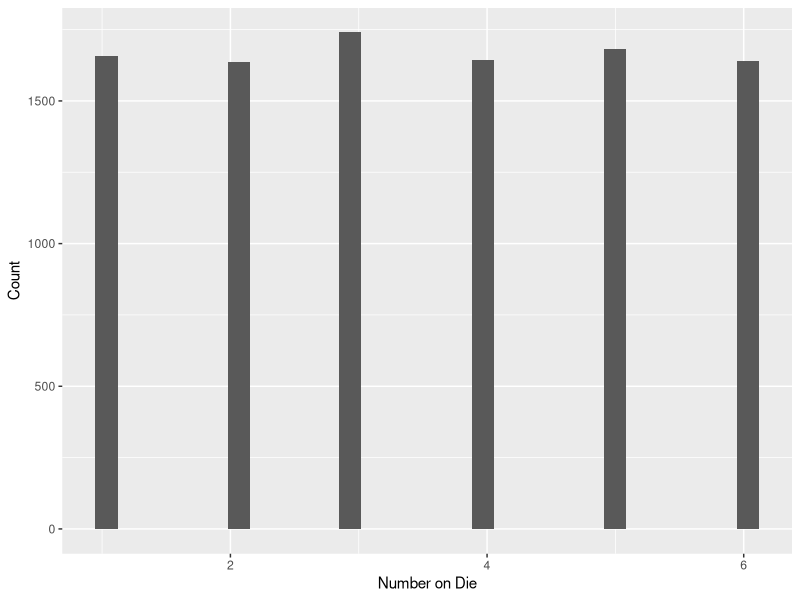
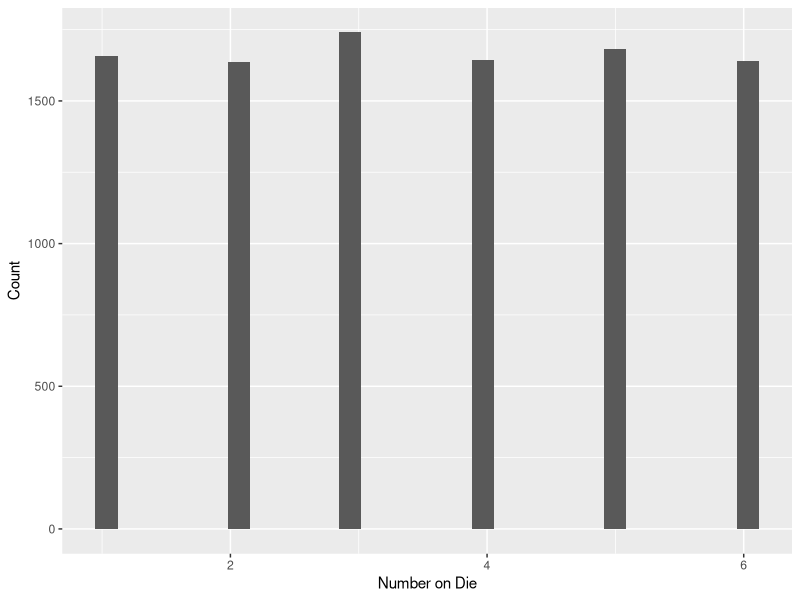

Write R code to recreate these figures, in order. (Note: this script raises an error after producing the figures.)
## This script is supposed to follow along with a tutorial on Markov chains and serves the purpose of 
# documenting my progress.

library(ggplot2)

# EX: Sample from an unbiased six-sided die
s <- sample(c(1, 2, 3, 4, 5, 6), 10000, replace = TRUE)
df_s <- as.data.frame(s)
s_int <- sample.int(6, 10000, replace = TRUE)
df_s_int <- as.data.frame(s_int)

p1 <- ggplot(df_s, aes(x=s), binwidth=0.5, bins=6) + geom_histogram() + labs(x="Number on Die", y = "Count")
p2 <- ggplot(df_s, aes(x=s), binwidth=0.5, bins=6) + geom_histogram() + labs(x="Number on Die", y = "Count")
grid.arrange(p1, p2, nrow=1)

# In a Markov process, the probability of going from one state to the other only depends on 
# the current and not past states. If a Markov process operates on a finite set of states, it
# is called a Markov chain. Properties of a Markov process: a space of possible states in the 
# process; a transition matrix describing the probabilities for each transition that is itself 
# characterised by a start and an end; a current state probability distribution describing the 
# probability of occupying a certain state.

# EX: Weather simulation

transitionMatrix = matrix(c(0.7, 0.1, 0.2, 0.6, 0.2, 0.2, 0.3, 0.4, 0.3), nrow=3, ncol=3, byrow=TRUE) 

state = 1 # initial state - it is [1] sunny or [2] cloudy or [3] rainy
weather_sequence = rep(0, 30) # vector to store simulated values
for ( day in 1:30 ) { # simulate for 30 days
  pr = transitionMatrix[state, ] # select the row of transition probabilities
  state = sample(c(1, 2, 3), size=1, prob=pr) # sample [1] or [2] based on the probs pr 
  weather_sequence[day] = state # store the sampled state
} 
print(weather_sequence)

# EX: Monopoly

determine_visit_cost <- function(property, owner=NULL, dice=NULL, prop_index=NULL) {
  
  if (property == "electric company or waterworks") {
    
    # check if waterworks and/or electric company
    property_num <- sum(c(13, 29) %in% which(positions_purchased %in% owner))
    
    cat("The owner", owner, "possesses", property_num, "of the electric company / waterworks fields\n")
    
    if (property_num == 2) {
      cost <- 10 * dice
    } else if (property_num == 1) {
      cost <- 4 * dice
    }
    
  } else if (property == "station") {
    
    # check how many stations the owner has
    property_num <- sum(c(6, 16, 26, 36) %in% which(positions_purchased %in% owner))
    
    cat("The owner", owner, "possesses", property_num, "of the station fields\n")
    if (property_num == 4) {
      cost <- 200
    } else if (property_num == 3) {
      cost <- 100
    } else if (property_num == 2) {
      cost <- 50
    } else if (property_num == 1) {
      cost <- 25
    }
  } else if (property == "norm") {
    
    print("A normal street was stepped onto")
    
    cost <- properties_that_can_be_bought$cost[prop_index]
  }
  
  return(cost)
}

num_players <- 4
num_games <- 1000 # number of games to play
num_turns <- rep(1:num_players, 1000)

current_board_position <- integer(num_players) 
go_to_jail_position <- 30 # the go to jail space
jail_position <- 10 # jail space
properties_that_can_be_bought <- data.frame(pos=c(1, 3, 5, 6, 8, 9, 11, 12, 13, 14, 15, 16, 18, 19, 21, 23, 24, 25, 26, 27, 28, 29, 31, 32, 34, 35, 37, 39), value=c(60, 60, 200, 100, 100, 120, 140, 150, 140, 160, 200, 180, 180, 200, 220, 220, 240, 200, 260, 260, 150, 280, 300, 300, 320, 200, 350, 400), cost=c(2, 4, NA, 6, 6, 8, 10, NA, 10, 12, NA, 14, 14, 16, 18, 18, 20, NA, 22, 22, NA, 24, 26, 26, 28, NA, 35, 50))

time_to_buy_all_properties <- rep(0, num_games) # vector to store number of turns to buy all properties
account <- rep(1500, 4)

# simulate multiple games 
for ( game in 1:num_games ) {
  
  # move.size <- rep(0, num_turns)
  positions_visited <- rep(0, length(num_turns)) 
  positions_purchased <- rep(0, 40) 
  properties_bought <- rep(0, length(num_turns)) 
  
  # use a for loop to simulate a number of turns
  for ( turn in 1:length(num_turns) ) {
    
    # determine whose turn it is
    whose_turn <- num_turns[turn]
    cat("It's player", whose_turn, "'s turn\n")
    
    # roll two dice
    die.values <- sample(c(1:6), 2, replace=TRUE)
    
    # move player position
    
    # number of positions to move
    plus.move <- sum(die.values)
    cat("Rolled a", plus.move, "\n")
    
    # compute new board position
    new_board_position <- current_board_position[whose_turn] + plus.move
    
    # if Go is passed, increase account by 200
    if ((current_board_position[whose_turn] %% 40 >= 28) && (new_board_position %% 40 <= 11)) {
      account[whose_turn] <- account[whose_turn] + 200
      cat("Passed GO, ledger is on", account[whose_turn], "\n")
    }
    
    # decrease money on account by 100 for super tax
    if(new_board_position == 38) {
      account[whose_turn] <- account[whose_turn] - 100
      cat("Super Tax, ledger is on", account[whose_turn], "\n")
    }
    
    # if land on GO TO JAIL square, then go backwards to the JAIL square
    if ( new_board_position == go_to_jail_position ) {
      new_board_position = jail_position
      cat("Player", whose_turn, "went to jail")
    }    
    
    # update board position (this corrects for the fact the board is circular)
    current_board_position[whose_turn] = ( new_board_position %% 40 ) 
    cat("Moves to board field number", current_board_position[whose_turn], "\n")
    
    # if we step on a square that can be purchased and which has not been purchased (note R uses 1-indexing for arrays)
    if ( positions_purchased[current_board_position[whose_turn]+1] == 0 ) {
      
      if ( current_board_position[whose_turn] %in% properties_that_can_be_bought$pos ) {
        
        prop_index <- which(properties_that_can_be_bought$pos %in% current_board_position[whose_turn])
        
        if(account[whose_turn] >= properties_that_can_be_bought$value[prop_index]) { # buy if we have enough money
          
          account[whose_turn] <- account[whose_turn] - properties_that_can_be_bought$value[prop_index]
          
          positions_purchased[current_board_position[whose_turn]+1] <- whose_turn
          cat("Player", whose_turn, "purchased property with field number", properties_that_can_be_bought$pos[prop_index], "and payed", properties_that_can_be_bought$value[prop_index], "\n")
        } 
      }
    } else {
      whose_property <- positions_purchased[current_board_position[whose_turn]+1]
      cat("Player", whose_turn, "just stepped onto a property belonging to", whose_property, "\n")
      
      if ( current_board_position[whose_turn] %in% properties_that_can_be_bought$pos ) {
        
        prop_index <- properties_that_can_be_bought[which(properties_that_can_be_bought$pos %in% current_board_position[whose_turn]), ] 
        
        if(prop_index$pos %in% c(12, 28)) {
          cost <- determine_visit_cost(property="electric company or waterworks", owner=whose_property, dice=plus.move)
        } else if (prop_index$pos %in% c(5, 15, 25, 35)) {
          cost <- determine_visit_cost(property="station", owner=whose_property)
        } else {
          cost <- determine_visit_cost(property="norm", prop_index=which(properties_that_can_be_bought$pos %in% current_board_position[whose_turn]))
        }
        
        account[whose_turn] <- account[whose_turn] - cost
        account[whose_property] <- account[whose_property] + cost
        
        cat("The cost amounts to", cost, ", player", whose_property, "has now", account[whose_property], "and player ", whose_turn, "has now", account[whose_turn], "\n")
      }
    }        
    
    # store position visited
    positions_visited[turn] <- current_board_position[whose_turn]
    
    # store number of properties bought
    properties_bought[turn] <- sum(positions_purchased != 0)
    
    # check if all properties are gone
    if ( properties_bought[turn] == length(properties_that_can_be_bought$pos) ) {
      time_to_buy_all_properties[game] = turn
      break
    }
    
    
  }
  
}

hist(time_to_buy_all_properties, breaks=20) 